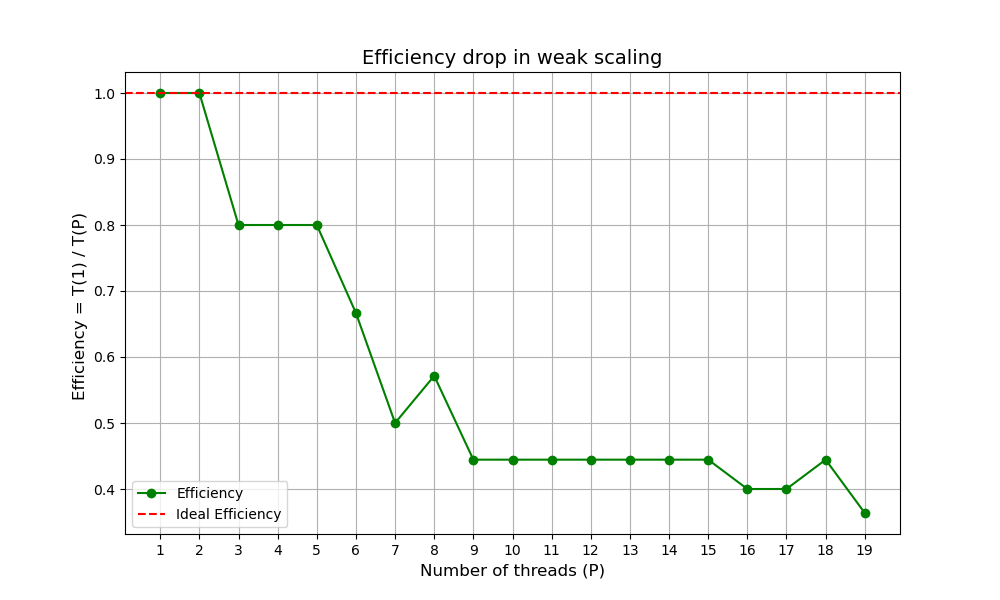

The script that saved this image:
import re
import matplotlib.pyplot as plt

# Funzione per leggere i dati dal file e calcolare l'efficienza
def read_and_plot_efficiency(file_path):
    threads = []
    compute_times = []

    # Leggere il file riga per riga
    with open(file_path, 'r') as file:
        content = file.read()
        
        # Troviamo tutte le esecuzioni basandoci sul pattern "Esecuzione con OMP_NUM_THREADS"
        executions = re.findall(r"Esecuzione con OMP_NUM_THREADS=(\d+).*?Compute time CPU:\s+(\d+\.\d+)", content, re.DOTALL)
        
        # Per ogni esecuzione, estraiamo il numero di thread e il tempo di calcolo
        for execution in executions:
            num_threads = int(execution[0])
            compute_time = float(execution[1])
            threads.append(num_threads)
            compute_times.append(compute_time)
    for c in compute_times:
        print(c)
    # Tempo di esecuzione con 1 thread
    time_single_thread = compute_times[0]

    # Calcolare l'efficienza per ciascun numero di thread
    efficiency = [(time_single_thread / (time)) for i, time in enumerate(compute_times)]

    # Creare il grafico dell'efficienza
    plt.figure(figsize=(10, 6))
    plt.plot(threads, efficiency, marker='o', linestyle='-', color='g', label='Efficiency')

    # Aggiungere una linea orizzontale rossa all'altezza y=1
    plt.axhline(y=1, color='r', linestyle='--', label='Ideal Efficiency')

    # Impostare i valori dell'asse x come interi
    plt.xticks(threads)

    # Etichette degli assi
    plt.xlabel('Number of threads (P)', fontsize=12)
    plt.ylabel('Efficiency = T(1) / T(P) ', fontsize=12)

    # Titolo
    plt.title('Efficiency drop in weak scaling', fontsize=14)

    # Aggiungere una griglia
    plt.grid(True)

    # Mostrare il grafico
    plt.legend()
    plt.savefig("weak_eff_plot.png")
    plt.show()

# Esegui lo script per il file di esempio
file_path = 'weak.txt'  # Cambia con il percorso del tuo file
read_and_plot_efficiency(file_path)
